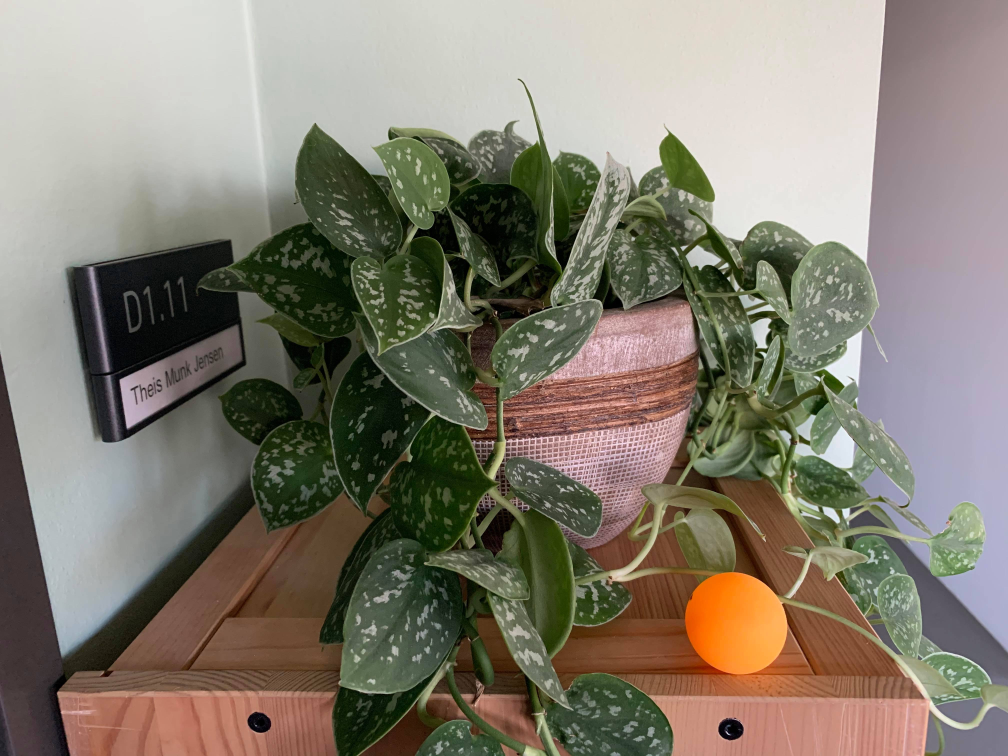
//> input picture Uge 9/ball7.jpg, 4032 x 3024 px (shown at 1/4 size)
$ ./findball   (built with g++ and OpenCV 4)
//> lines starting //> are read from the running program, lines starting //| are printed output that depends on the picture
#include <opencv2/core.hpp>
#include <opencv2/imgcodecs.hpp>
#include <opencv2/highgui.hpp>
#include <opencv2/imgproc.hpp>
#include <iostream>

using namespace cv;
using namespace std;

int main()
{

    Mat img;
    img = imread("../../ball7.jpg", IMREAD_COLOR); // Read the file
//> img is the input picture: 3024 rows x 4032 cols, CV_8UC3; mean B, G, R 111.9, 125.2, 132
    if (img.empty())                                  // Check for invalid input
    {
        cout << "Could not open or find the image" << std::endl;
        return -1;
    }

    Mat gray;

    vector<Vec3f> circles;
    cvtColor(img, gray, COLOR_BGR2GRAY);
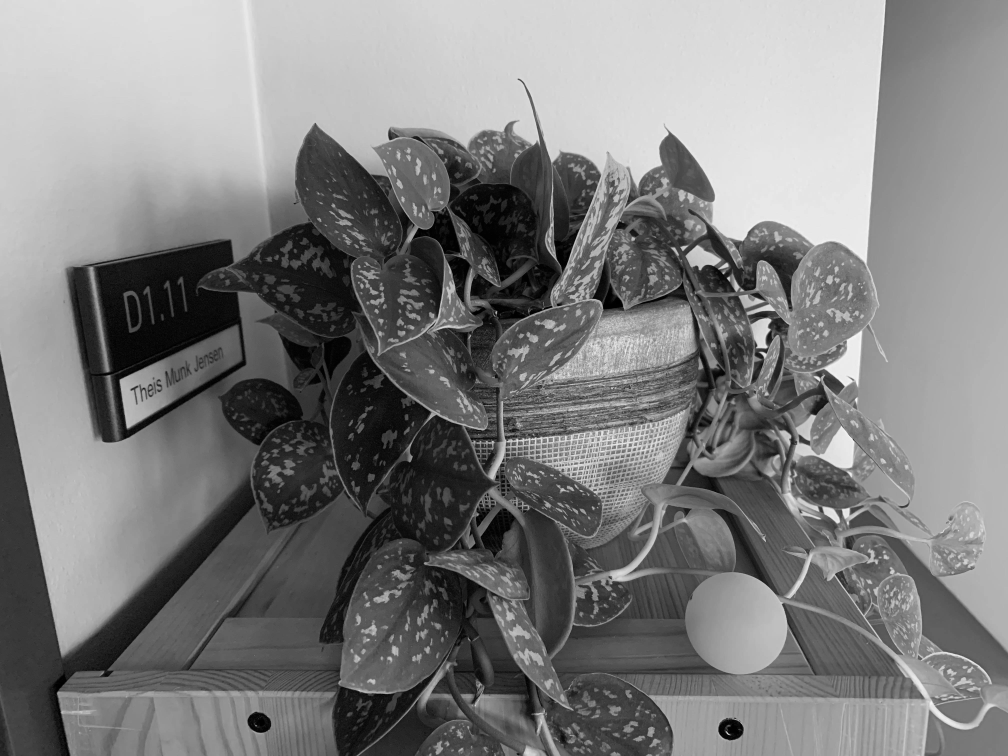
//> gray: 3024 rows x 4032 cols, CV_8UC1 (shown at 1/4 size); min 0, max 254, mean 125.8
    medianBlur(gray, gray, 21);

    HoughCircles(gray, circles, HOUGH_GRADIENT, 1, gray.rows / 8, 100, 50, 100,400);
//> circles = 1 circle (x, y, radius): [2960.5, 2475.5, 219.1]

    if (circles.size() == 1){
        Vec3i c = circles[0];
//> c = [2960, 2476, 219]
        int x = floor(c[0]);
//> x = 2960
        int y = floor(c[1]);
//> y = 2476
        int r = floor(c[2]);
//> r = 219

        printf("Centre coordinates:\t");
        printf("x = %d, y = %d\n", x, y);
//| x = 2960, y = 2476
        printf("Radius:\t\t\tr = %d pixels\n", r);
//| Radius:			r = 219 pixels
    }

    return 0;
}

$ run again, with Uge 9/ball1.jpg copied over Uge 9/ball7.jpg
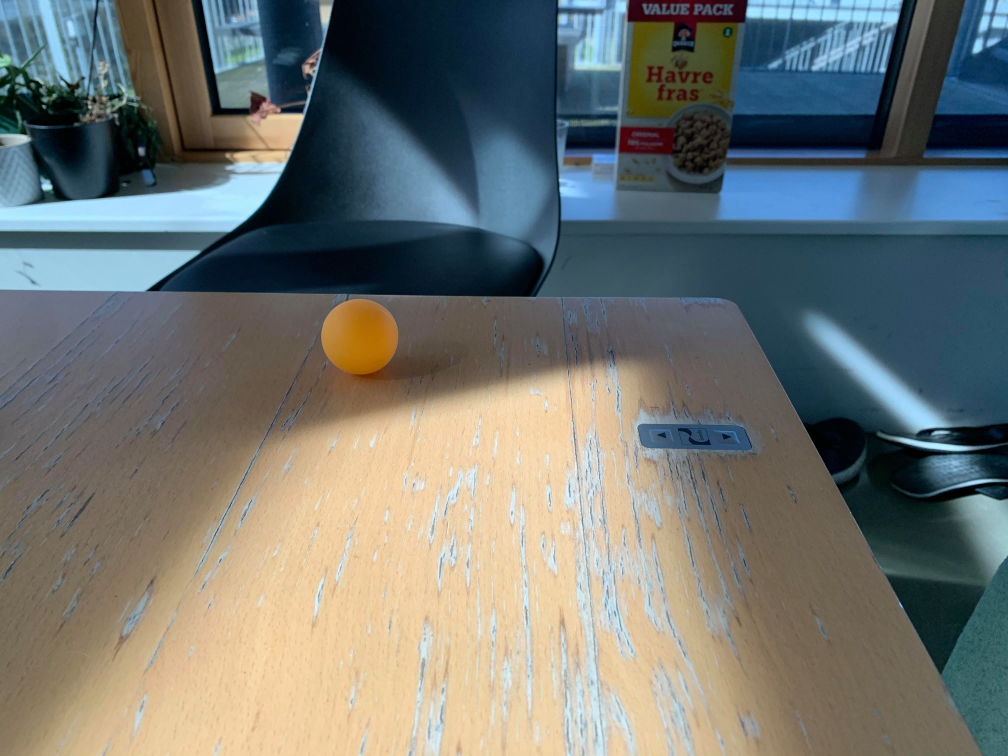
//> input picture Uge 9/ball1.jpg, 4032 x 3024 px (shown at 1/4 size)
//> img is the input picture: 3024 rows x 4032 cols, CV_8UC3; mean B, G, R 113.7, 117.5, 113.1
//> `cvtColor(img, gray, COLOR_BGR2GRAY);`:
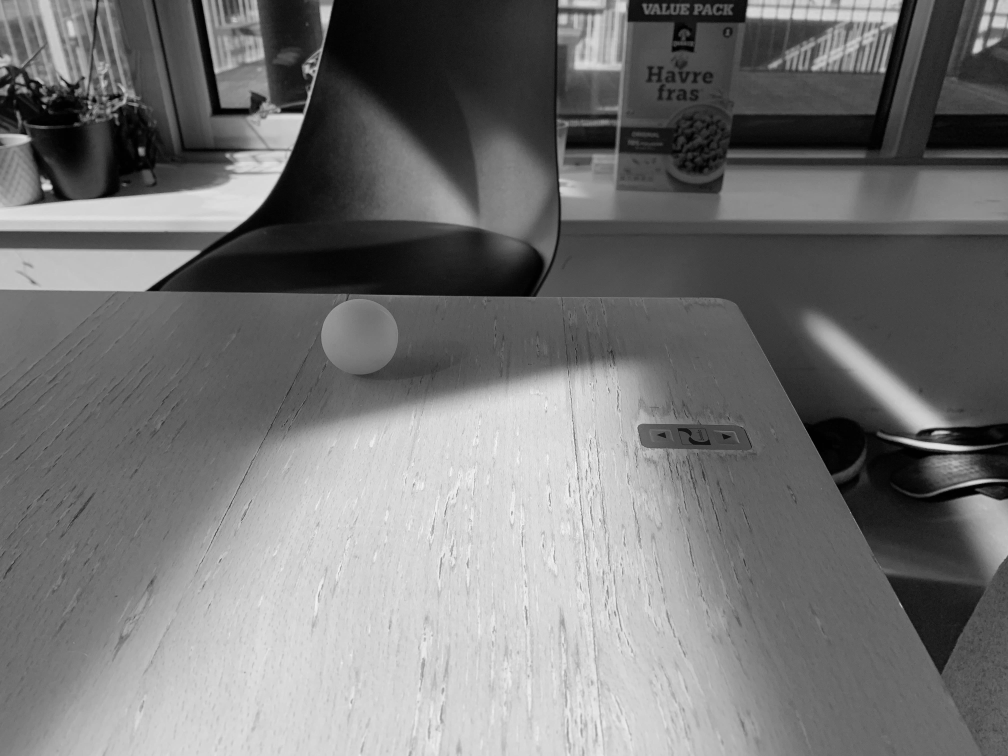
//> gray: 3024 rows x 4032 cols, CV_8UC1 (shown at 1/4 size); min 0, max 255, mean 115.8
//> circles = 1 circle (x, y, radius): [1438.5, 1343.5, 153.9]
//> c = [1438, 1344, 154]
//> x = 1438
//> y = 1344
//> r = 154
//| x = 1438, y = 1344
//| Radius:			r = 154 pixels

$ run again, with Uge 9/ball2.jpg copied over Uge 9/ball7.jpg
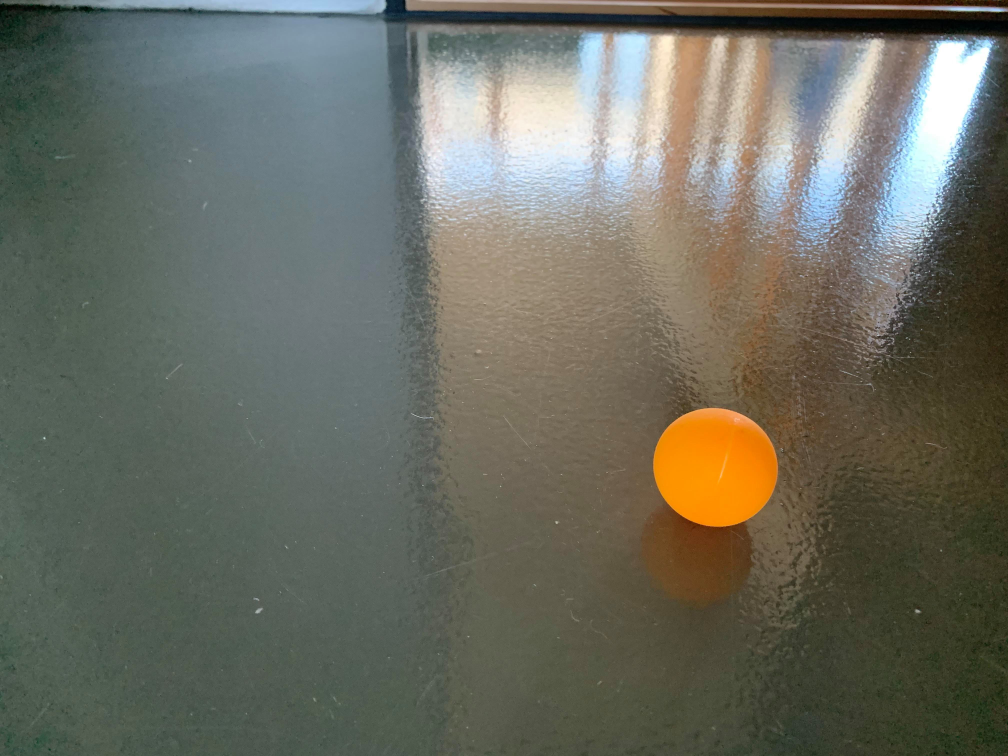
//> input picture Uge 9/ball2.jpg, 4032 x 3024 px (shown at 1/4 size)
//> img is the input picture: 3024 rows x 4032 cols, CV_8UC3; mean B, G, R 95.9, 107.4, 106.2
//> `cvtColor(img, gray, COLOR_BGR2GRAY);`:
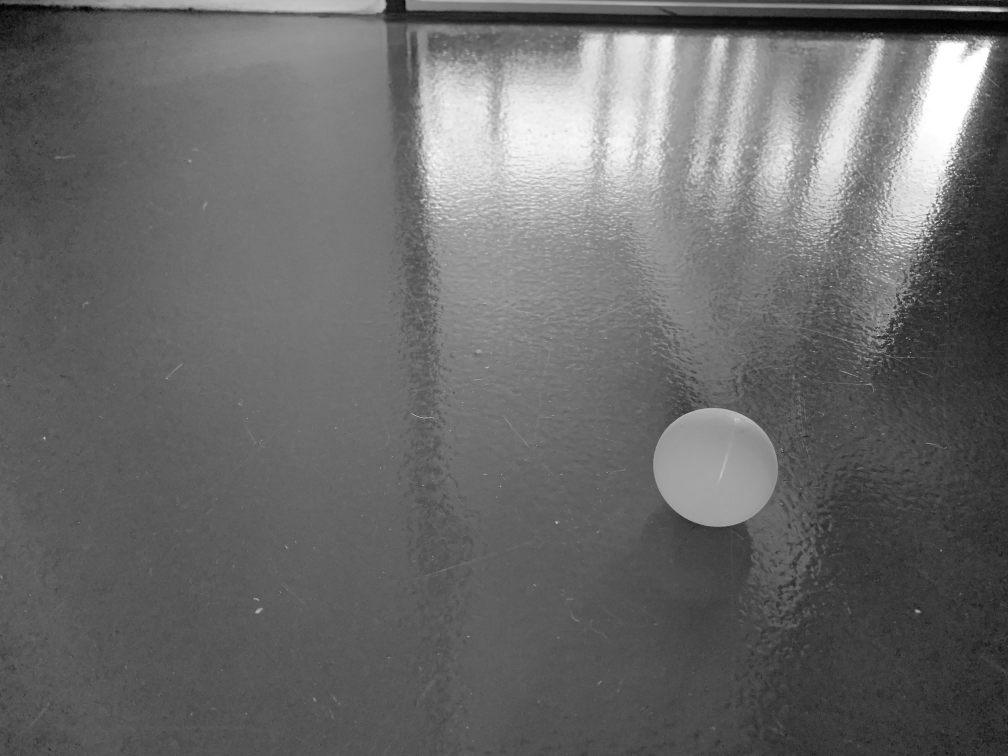
//> gray: 3024 rows x 4032 cols, CV_8UC1 (shown at 1/4 size); min 0, max 255, mean 105.7
//> circles = 1 circle (x, y, radius): [2881.5, 1874.5, 229.5]
//> c = [2882, 1874, 230]
//> x = 2882
//> y = 1874
//> r = 230
//| x = 2882, y = 1874
//| Radius:			r = 230 pixels

$ run again, with Uge 9/ball3.jpg copied over Uge 9/ball7.jpg
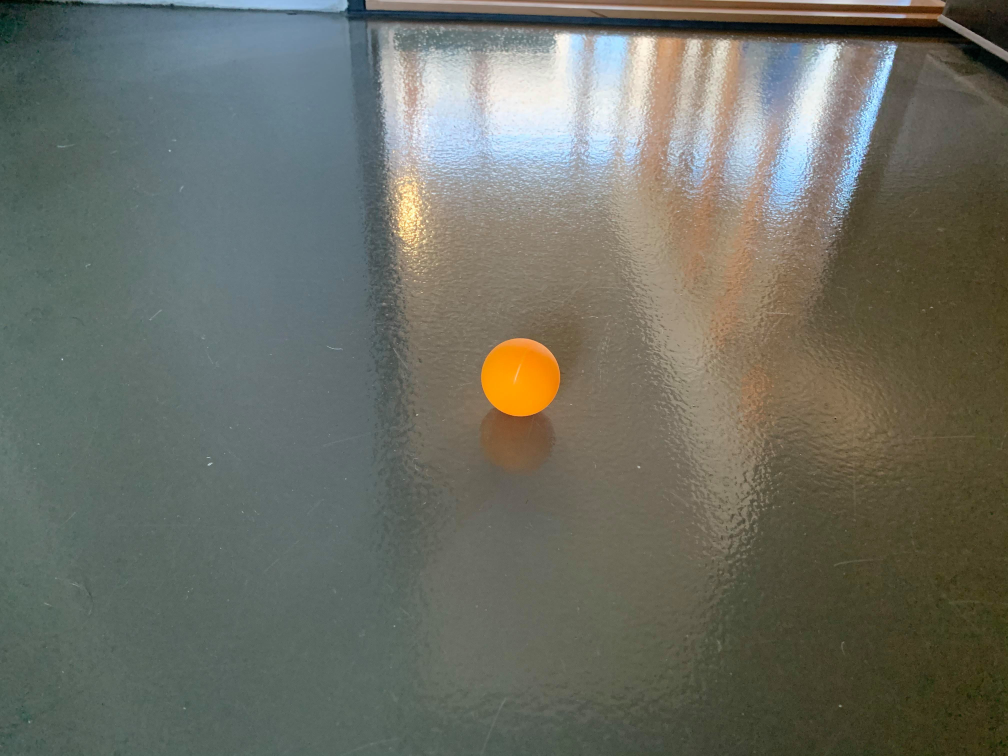
//> input picture Uge 9/ball3.jpg, 4032 x 3024 px (shown at 1/4 size)
//> img is the input picture: 3024 rows x 4032 cols, CV_8UC3; mean B, G, R 99.9, 110, 107.6
//> `cvtColor(img, gray, COLOR_BGR2GRAY);`:
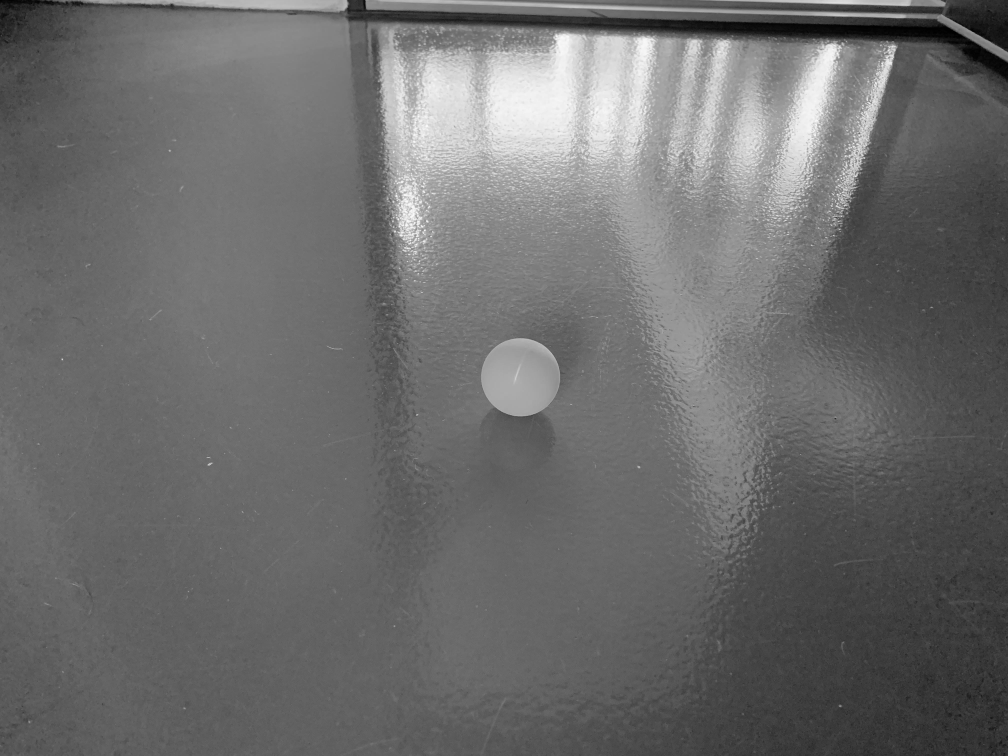
//> gray: 3024 rows x 4032 cols, CV_8UC1 (shown at 1/4 size); min 0, max 255, mean 108.1
//> circles = 1 circle (x, y, radius): [2082.5, 1508.5, 157.5]
//> c = [2082, 1508, 158]
//> x = 2082
//> y = 1508
//> r = 158
//| x = 2082, y = 1508
//| Radius:			r = 158 pixels
